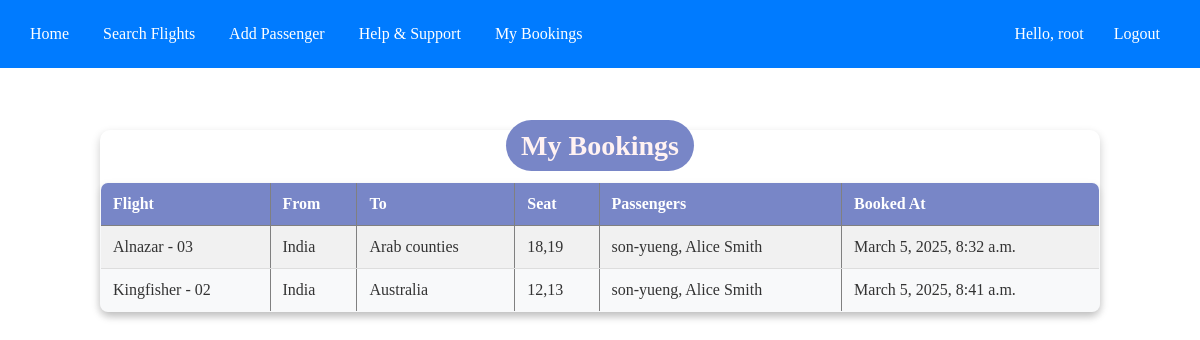
/my-bookings/ (signed in), run on the app's committed database.
### reservations/models.py (models this page shows, shortened)
class Reservation(models.Model):
    user = models.ForeignKey(User, on_delete=models.CASCADE, null=True, blank=True)  # ✅ Allows NULL users
    flight = models.ForeignKey(Flight, on_delete=models.CASCADE)
    passengers = models.ManyToManyField(Passenger)  # ✅ Correct field name (plural)
    seat_number = models.CharField(max_length=20)
    booked_at = models.DateTimeField(auto_now_add=True)

class Flight(models.Model):
    airline = models.ForeignKey(Airline, on_delete=models.CASCADE)
    flight_number = models.CharField(max_length=10, unique=True)
    departure_city = models.CharField(max_length=100)
    destination_city = models.CharField(max_length=100)
    departure_time = models.DateTimeField()
    arrival_time = models.DateTimeField()
    price = models.DecimalField(max_digits=10, decimal_places=2)

class Airline(models.Model):
    name = models.CharField(max_length=100)
    code = models.CharField(max_length=10, unique=True)
    def __str__(self):
        return self.name

class Passenger(models.Model):
    user = models.OneToOneField(User, on_delete=models.CASCADE, null=True, blank=True)
    name = models.CharField(max_length=100)
    email = models.EmailField(unique=True)

### reservations/views.py (the view)
# urls.py: path('my-bookings/', my_bookings, name='my_bookings'),
@login_required
def my_bookings(request):
    bookings = Reservation.objects.filter(user=request.user).prefetch_related('passengers')  # ✅ Fetch only user's bookings
    for res in bookings:  # 🔥 Fix: Change 'reservations' to 'bookings'
        print(f"Reservation {res.id} - Passengers: {[p.name for p in res.passengers.all()]}")  # ✅ Debugging output
    return render(request, 'reservations/my_bookings.html', {'bookings': bookings})

### reservations/templates/reservations/my_bookings.html (shortened to what this page needs)
{% extends 'base.html' %}
{% load static %}
{% block extra_head %}
    <link rel="stylesheet" href="{% static 'css/mybookings.css' %}" />
{% endblock %}
{% block content %}
<div class="container">
    <h1><span class="mybook">My Bookings</span></h1>
    {% if bookings %}
        <table border="1">
            <tr>
                <th>Flight</th>
                <th>From</th>
                <th>To</th>
                <th>Seat</th>
                <th>Passengers</th>
                <th>Booked At</th>
            </tr>
            {% for booking in bookings %}
            <tr>
                <td>{{ booking.flight.airline }} - {{ booking.flight.flight_number }}</td>
                <td>{{ booking.flight.departure_city }}</td>
                <td>{{ booking.flight.destination_city }}</td>
                <td>{{ booking.seat_number }}</td>
                <td>
                    {% for passenger in booking.passengers.all %}
                        {{ passenger.name }}{% if not forloop.last %}, {% endif %}
                    {% endfor %}
                </td>
                <td>{{ booking.booked_at }}</td>
            </tr>
            {% endfor %}
        </table>
    {% else %}
        <p>You have no reservations yet.</p>
    {% endif %}
</div>
{% endblock %}

### reservations/templates/base.html (shortened to what this page needs)
{% load static %}
<!DOCTYPE html>
<html lang="en">
<head>
    <link rel="stylesheet" href="{% static 'css/styles.css' %}">
    <link rel="stylesheet" href="https://cdnjs.cloudflare.com/ajax/libs/font-awesome/6.7.2/css/all.min.css" />
    {% block extra_head %}{% endblock %}
</head>
<body>
    <div class="navbar">
        <div>
            <a href="{% url 'flight_list' %}">Home</a>
            <a href="{% url 'flight_list' %}">Search Flights</a>
            <a href="#" onclick="openPassengerForm(); return false;">Add Passenger</a>
            <a href="{% url 'helpandsupport' %}">Help & Support</a>
            {% if user.is_authenticated %}
                <a href="{% url 'my_bookings' %}">My Bookings</a>
            {% else %}
                <a href="{% url 'login' %}">Login to view bookings</a>
            {% endif %}
        </div>
        <div class="nav-right">
            {% if user.is_authenticated %}
                <span>Hello, {{ user.username }}</span>
                <a href="{% url 'logout' %}">Logout</a>
            {% else %}
                <a href="{% url 'login' %}">Login</a>
                <a href="{% url 'register' %}">Register</a>
            {% endif %}
        </div>
    </div>
    <div class="content">
        {% block content %}{% endblock %}
    </div>
</body>
</html>

### reservations/static/css/styles.css (style rules this page uses)
.navbar { width: 100%; background-color: #007bff; padding: 15px; display: flex; justify-content: space-between; align-items: center; position: fixed; top: 0; left: 0; z-index: 1000; }
.navbar a { color: white; text-decoration: none; padding: 10px 15px; }
.nav-right { display: flex; align-items: center; padding-right: 40px; }
.nav-right span { color: white; padding-right: 15px; }
.content { margin-top: 70px; padding: 20px; }

### reservations/static/css/mybookings.css (style rules this page uses)
body { position: relative; margin: 0; padding: 0; }
body::before { content: ""; position: fixed; top: 0; left: 0; width: 100%; height: 100%; background: url("../img/bookings.jpg") no-repeat center center fixed; background-size: cover; opacity: 0.8; z-index: -1; }
.container { width: 90%; max-width: 1000px; margin: 40px auto; border-radius: 10px; box-shadow: 0 4px 10px rgba(0, 0, 0, 0.2); }
h1 { text-align: center; color: #333; font-size: 28px; margin-bottom: 20px; }
table { width: 100%; border-collapse: collapse; background: #f8f9fa; border-radius: 8px; overflow: hidden; box-shadow: 0 4px 8px rgba(0, 0, 0, 0.1); }
th { background: #7886C7; color: white; padding: 12px; text-align: left; font-size: 16px; }
td { padding: 12px; border-bottom: 1px solid #ddd; color: #333; }
tr:nth-child(even) { background: #f1f1f1; }
.mybook { background-color: #7886C7; color: #FFF2F2; border-radius: 35px; padding: 10px 15px; }

### data on the page
Reservation: flight.airline "Alnazar", flight.flight_number "03", flight.departure_city "India", flight.destination_city "Arab counties", seat_number "18,19", booked_at "March 5, 2025, 8:32 a.m."
Passenger: name "son-yueng"
Passenger: name "Alice Smith"
Reservation: flight.airline "Kingfisher", flight.flight_number "02", flight.departure_city "India", flight.destination_city "Australia", seat_number "12,13", booked_at "March 5, 2025, 8:41 a.m."

### other printed values
{{ user.username }} "root"
